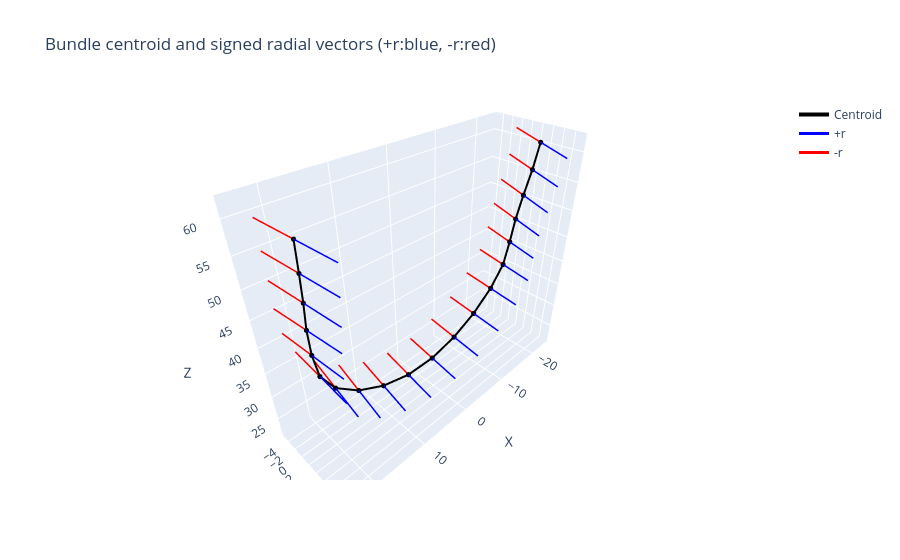

Notebook code cell kept with this figure:
### Code cell
plot_uvecs(centroid, u_vecs, 6)

### Figure 1 — Plotly figure (JSON) as saved in the notebook; plotly's stock layout.template omitted (floating-point values rounded to 4 significant figures)
{"data": [{"line": {"color": "black", "width": 4}, "marker": {"size": 3}, "mode": "lines+markers", "name": "Centroid", "type": "scatter3d", "x": [22.43, 22.22, 21.93, 21.79, 21.51, 20.75, 18.3, 14.09, 8.884, 3.026, -3.059, -8.915, -14.12, -18.32, -20.75, -21.5, -21.78, -21.91, -22.18, -22.38], "y": [5.755, 5.023, 4.07, 3.161, 2.635, 2.226, 1.589, 1.135, 0.8508, 0.7163, 0.7161, 0.8522, 1.138, 1.595, 2.233, 2.639, 3.163, 4.068, 5.016, 5.738], "z": [60.75, 56.09, 51.35, 46.55, 41.76, 36.96, 32.26, 28.14, 25.07, 23.38, 23.38, 25.08, 28.14, 32.27, 36.98, 41.77, 46.56, 51.36, 56.1, 60.74]}, {"line": {"color": "blue", "width": 3}, "mode": "lines", "name": "+r", "showlegend": true, "type": "scatter3d", "x": [22.43, 21.13], "y": [5.755, 11.54], "z": [60.75, 59.85]}, {"line": {"color": "blue", "width": 3}, "mode": "lines", "showlegend": false, "type": "scatter3d", "x": [22.22, 20.98], "y": [5.023, 10.82], "z": [56.09, 55.14]}, {"line": {"color": "blue", "width": 3}, "mode": "lines", "showlegend": false, "type": "scatter3d", "x": [21.93, 20.79], "y": [4.07, 9.885], "z": [51.35, 50.41]}, {"line": {"color": "blue", "width": 3}, "mode": "lines", "showlegend": false, "type": "scatter3d", "x": [21.79, 20.72], "y": [3.161, 9.011], "z": [46.55, 45.75]}, {"line": {"color": "blue", "width": 3}, "mode": "lines", "showlegend": false, "type": "scatter3d", "x": [21.51, 20.73], "y": [2.635, 8.544], "z": [41.76, 41.07]}, {"line": {"color": "blue", "width": 3}, "mode": "lines", "showlegend": false, "type": "scatter3d", "x": [20.75, 20.63], "y": [2.226, 8.167], "z": [36.96, 36.13]}, {"line": {"color": "blue", "width": 3}, "mode": "lines", "showlegend": false, "type": "scatter3d", "x": [18.3, 18.72], "y": [1.589, 7.47], "z": [32.26, 31.15]}, {"line": {"color": "blue", "width": 3}, "mode": "lines", "showlegend": false, "type": "scatter3d", "x": [14.09, 14.57], "y": [1.135, 6.982], "z": [28.14, 26.88]}, {"line": {"color": "blue", "width": 3}, "mode": "lines", "showlegend": false, "type": "scatter3d", "x": [8.884, 9.208], "y": [0.8508, 6.697], "z": [25.07, 23.76]}, {"line": {"color": "blue", "width": 3}, "mode": "lines", "showlegend": false, "type": "scatter3d", "x": [3.026, 3.14], "y": [0.7163, 6.567], "z": [23.38, 22.05]}, {"line": {"color": "blue", "width": 3}, "mode": "lines", "showlegend": false, "type": "scatter3d", "x": [-3.059, -3.173], "y": [0.7161, 6.566], "z": [23.38, 22.05]}, {"line": {"color": "blue", "width": 3}, "mode": "lines", "showlegend": false, "type": "scatter3d", "x": [-8.915, -9.24], "y": [0.8522, 6.698], "z": [25.08, 23.76]}, {"line": {"color": "blue", "width": 3}, "mode": "lines", "showlegend": false, "type": "scatter3d", "x": [-14.12, -14.6], "y": [1.138, 6.985], "z": [28.14, 26.89]}, {"line": {"color": "blue", "width": 3}, "mode": "lines", "showlegend": false, "type": "scatter3d", "x": [-18.32, -18.73], "y": [1.595, 7.476], "z": [32.27, 31.16]}, {"line": {"color": "blue", "width": 3}, "mode": "lines", "showlegend": false, "type": "scatter3d", "x": [-20.75, -20.63], "y": [2.233, 8.174], "z": [36.98, 36.14]}, {"line": {"color": "blue", "width": 3}, "mode": "lines", "showlegend": false, "type": "scatter3d", "x": [-21.5, -20.72], "y": [2.639, 8.549], "z": [41.77, 41.09]}, {"line": {"color": "blue", "width": 3}, "mode": "lines", "showlegend": false, "type": "scatter3d", "x": [-21.78, -20.71], "y": [3.163, 9.014], "z": [46.56, 45.77]}, {"line": {"color": "blue", "width": 3}, "mode": "lines", "showlegend": false, "type": "scatter3d", "x": [-21.91, -20.76], "y": [4.068, 9.882], "z": [51.36, 50.42]}, {"line": {"color": "blue", "width": 3}, "mode": "lines", "showlegend": false, "type": "scatter3d", "x": [-22.18, -20.93], "y": [5.016, 10.81], "z": [56.1, 55.15]}, {"line": {"color": "blue", "width": 3}, "mode": "lines", "showlegend": false, "type": "scatter3d", "x": [-22.38, -21.06], "y": [5.738, 11.52], "z": [60.74, 59.85]}, {"line": {"color": "red", "width": 3}, "mode": "lines", "name": "-r", "showlegend": true, "type": "scatter3d", "x": [22.43, 23.73], "y": [5.755, -0.03311], "z": [60.75, 61.64]}, {"line": {"color": "red", "width": 3}, "mode": "lines", "showlegend": false, "type": "scatter3d", "x": [22.22, 23.45], "y": [5.023, -0.7715], "z": [56.09, 57.04]}, {"line": {"color": "red", "width": 3}, "mode": "lines", "showlegend": false, "type": "scatter3d", "x": [21.93, 23.07], "y": [4.07, -1.745], "z": [51.35, 52.3]}, {"line": {"color": "red", "width": 3}, "mode": "lines", "showlegend": false, "type": "scatter3d", "x": [21.79, 22.86], "y": [3.161, -2.689], "z": [46.55, 47.35]}, {"line": {"color": "red", "width": 3}, "mode": "lines", "showlegend": false, "type": "scatter3d", "x": [21.51, 22.29], "y": [2.635, -3.274], "z": [41.76, 42.44]}, {"line": {"color": "red", "width": 3}, "mode": "lines", "showlegend": false, "type": "scatter3d", "x": [20.75, 20.87], "y": [2.226, -3.714], "z": [36.96, 37.8]}, {"line": {"color": "red", "width": 3}, "mode": "lines", "showlegend": false, "type": "scatter3d", "x": [18.3, 17.89], "y": [1.589, -4.293], "z": [32.26, 33.37]}, {"line": {"color": "red", "width": 3}, "mode": "lines", "showlegend": false, "type": "scatter3d", "x": [14.09, 13.6], "y": [1.135, -4.712], "z": [28.14, 29.39]}, {"line": {"color": "red", "width": 3}, "mode": "lines", "showlegend": false, "type": "scatter3d", "x": [8.884, 8.559], "y": [0.8508, -4.996], "z": [25.07, 26.38]}, {"line": {"color": "red", "width": 3}, "mode": "lines", "showlegend": false, "type": "scatter3d", "x": [3.026, 2.912], "y": [0.7163, -5.134], "z": [23.38, 24.7]}, {"line": {"color": "red", "width": 3}, "mode": "lines", "showlegend": false, "type": "scatter3d", "x": [-3.059, -2.944], "y": [0.7161, -5.134], "z": [23.38, 24.71]}, {"line": {"color": "red", "width": 3}, "mode": "lines", "showlegend": false, "type": "scatter3d", "x": [-8.915, -8.589], "y": [0.8522, -4.994], "z": [25.08, 26.39]}, {"line": {"color": "red", "width": 3}, "mode": "lines", "showlegend": false, "type": "scatter3d", "x": [-14.12, -13.63], "y": [1.138, -4.708], "z": [28.14, 29.4]}, {"line": {"color": "red", "width": 3}, "mode": "lines", "showlegend": false, "type": "scatter3d", "x": [-18.32, -17.91], "y": [1.595, -4.287], "z": [32.27, 33.38]}, {"line": {"color": "red", "width": 3}, "mode": "lines", "showlegend": false, "type": "scatter3d", "x": [-20.75, -20.88], "y": [2.233, -3.708], "z": [36.98, 37.81]}, {"line": {"color": "red", "width": 3}, "mode": "lines", "showlegend": false, "type": "scatter3d", "x": [-21.5, -22.28], "y": [2.639, -3.271], "z": [41.77, 42.45]}, {"line": {"color": "red", "width": 3}, "mode": "lines", "showlegend": false, "type": "scatter3d", "x": [-21.78, -22.84], "y": [3.163, -2.687], "z": [46.56, 47.36]}, {"line": {"color": "red", "width": 3}, "mode": "lines", "showlegend": false, "type": "scatter3d", "x": [-21.91, -23.06], "y": [4.068, -1.745], "z": [51.36, 52.3]}, {"line": {"color": "red", "width": 3}, "mode": "lines", "showlegend": false, "type": "scatter3d", "x": [-22.18, -23.43], "y": [5.016, -0.775], "z": [56.1, 57.04]}, {"line": {"color": "red", "width": 3}, "mode": "lines", "showlegend": false, "type": "scatter3d", "x": [-22.38, -23.7], "y": [5.738, -0.0472], "z": [60.74, 61.63]}], "layout": {"scene": {"aspectmode": "data", "xaxis": {"title": {"text": "X"}}, "yaxis": {"title": {"text": "Y"}}, "zaxis": {"title": {"text": "Z"}}}, "title": {"text": "Bundle centroid and signed radial vectors (+r:blue, -r:red)"}}}
